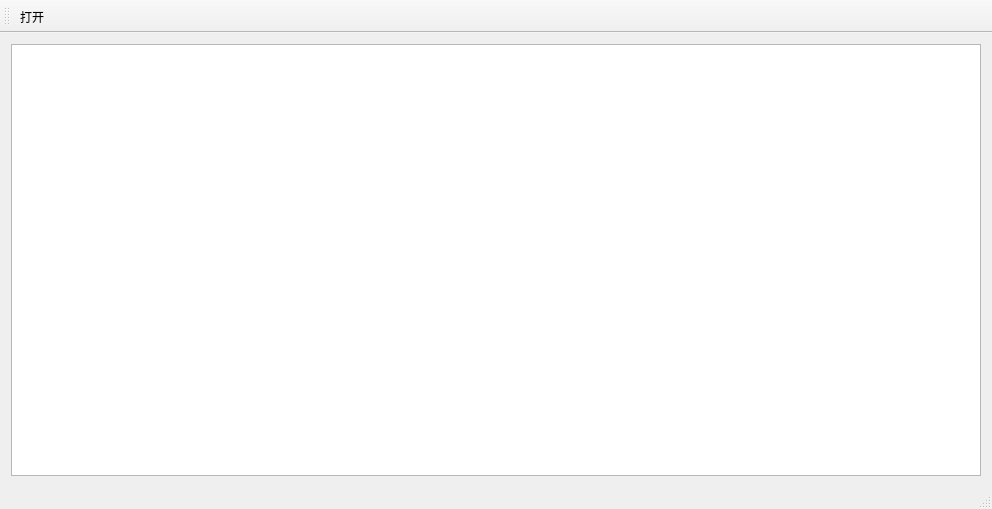
<?xml version="1.0" encoding="UTF-8"?>
<ui version="4.0">
 <class>MainWindow</class>
 <widget class="QMainWindow" name="MainWindow">
  <property name="geometry">
   <rect>
    <x>0</x>
    <y>0</y>
    <width>992</width>
    <height>509</height>
   </rect>
  </property>
  <property name="windowTitle">
   <string>MainWindow</string>
  </property>
  <widget class="QWidget" name="centralWidget">
   <layout class="QGridLayout" name="gridLayout">
    <item row="0" column="0">
     <widget class="GraphWidget" name="graphicsView"/>
    </item>
   </layout>
  </widget>
  <widget class="QMenuBar" name="menuBar">
   <property name="geometry">
    <rect>
     <x>0</x>
     <y>0</y>
     <width>992</width>
     <height>22</height>
    </rect>
   </property>
  </widget>
  <widget class="QToolBar" name="mainToolBar">
   <attribute name="toolBarArea">
    <enum>TopToolBarArea</enum>
   </attribute>
   <attribute name="toolBarBreak">
    <bool>false</bool>
   </attribute>
   <addaction name="action"/>
  </widget>
  <widget class="QStatusBar" name="statusBar"/>
  <action name="action">
   <property name="text">
    <string>打开</string>
   </property>
  </action>
 </widget>
 <layoutdefault spacing="6" margin="11"/>
 <customwidgets>
  <customwidget>
   <class>GraphWidget</class>
   <extends>QGraphicsView</extends>
   <header>graphwidget.h</header>
  </customwidget>
 </customwidgets>
 <resources/>
 <connections/>
</ui>
